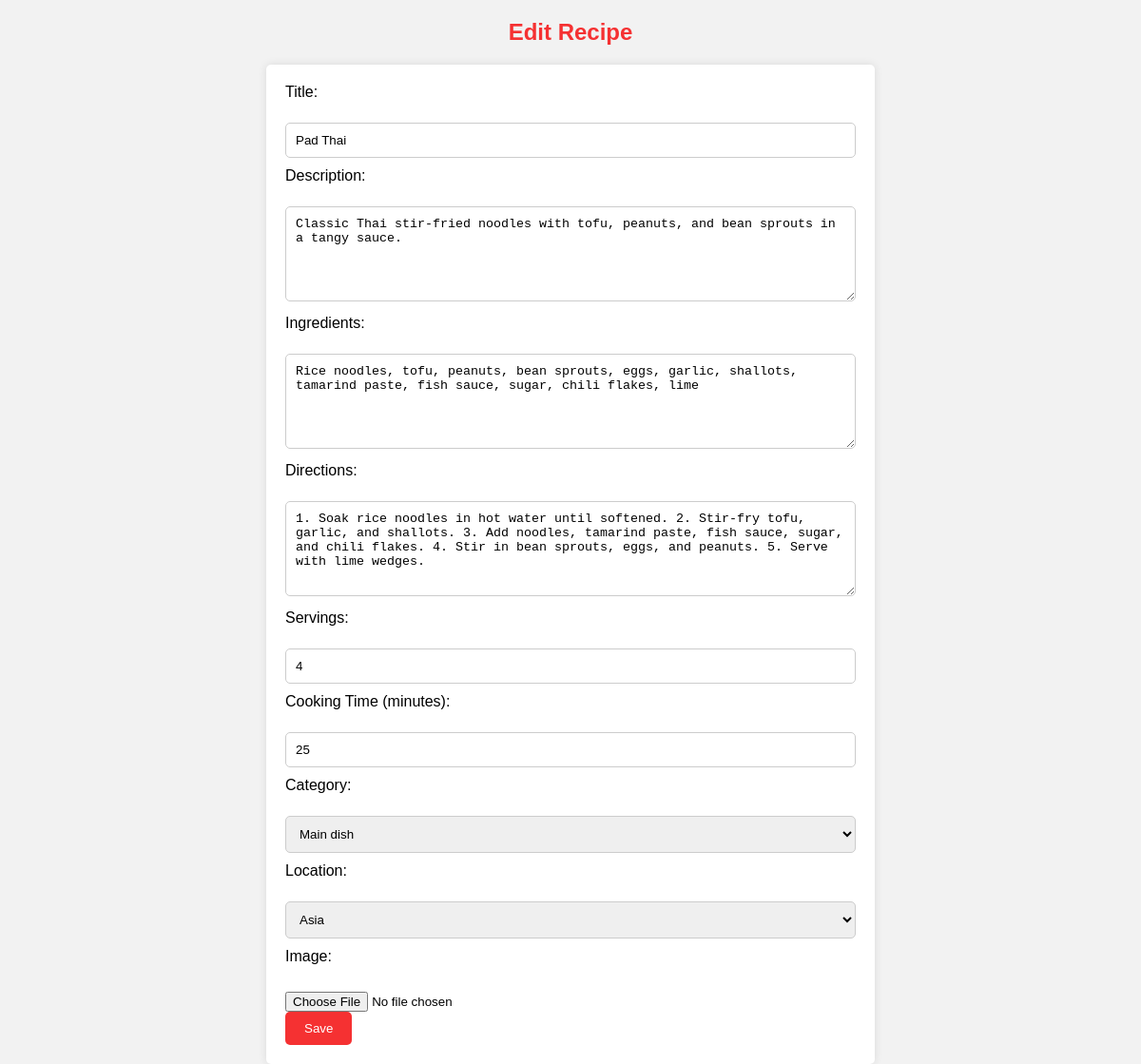
Screenshot of /edit_recipe.php?recipe_id=2 with the database file from the repository.
### tables this page shows
CREATE TABLE `recipes` (
  `recipe_id` int(11) NOT NULL,
  `user_id` int(11) DEFAULT NULL,
  `title` varchar(100) NOT NULL,
  `description` text,
  `ingredients` text,
  `directions` text,
  `servings` int(11) DEFAULT NULL,
  `cooking_time` int(11) DEFAULT NULL,
  `category` varchar(100) DEFAULT NULL,
  `location` varchar(100) DEFAULT NULL,
  `image_url` varchar(255) DEFAULT NULL
);

### edit_recipe.php (the view, shortened to what this page needs)
<?php
include 'database.php';
if ($_SERVER["REQUEST_METHOD"] == "POST") {
$recipe_id = $_POST['recipe_id'];
$title = $_POST['title'];
$description = $_POST['description'];
$ingredients = $_POST['ingredients'];
$directions = $_POST['directions'];
$servings = $_POST['servings'];
$cooking_time = $_POST['cooking_time'];
$category = $_POST['category'];
$location = $_POST['location'];
    if ($_FILES["image"]["size"] > 0) {
        $target_dir = "assets/images/";
        $target_file = $target_dir . basename($_FILES["image"]["name"]);
        $imageFileType = strtolower(pathinfo($target_file, PATHINFO_EXTENSION));
        $check = getimagesize($_FILES["image"]["tmp_name"]);
        if ($check === false) {
            echo "File is not an image.";
            exit();
        }
        if ($imageFileType != "jpg" && $imageFileType != "png" && $imageFileType != "jpeg" && $imageFileType != "gif") {
            echo "Sorry, only JPG, JPEG, PNG & GIF files are allowed.";
            exit();
        }
        if (!move_uploaded_file($_FILES["image"]["tmp_name"], $target_file)) {
            echo "Sorry, there was an error uploading your file.";
            exit();
        }
        $image_url = $target_file;
        $update_image_sql = "UPDATE recipes SET image_url = ? WHERE recipe_id = ?";
        $update_image_stmt = $mysqli->prepare($update_image_sql);
        $update_image_stmt->bind_param("si", $image_url, $recipe_id);
        if (!$update_image_stmt->execute()) {
            echo "Error updating image URL: " . $update_image_stmt->error;
            exit();
        }
    }
$update_recipe_sql = "UPDATE recipes
SET title = ?, description = ?, ingredients = ?, directions = ?, servings = ?, cooking_time = ?, category = ?, location = ?
WHERE recipe_id = ?";
$stmt = $mysqli->prepare($update_recipe_sql);
$stmt->bind_param("ssssiiisi", $title, $description, $ingredients, $directions, $servings, $cooking_time, $category, $location, $recipe_id);
if ($stmt->execute()) {
    $_SESSION['success_message'] = "Recipe updated successfully.";
    header("Location: manage_recipes.php");
    exit();
} else {
    $_SESSION['error_message'] = "Error updating recipe: " . $stmt->error;
    header("Location: manage_recipes.php");
    exit();
}
    $stmt->close();
    $mysqli->close();
} else {
    if (isset($_GET['recipe_id'])) {
        $recipe_id = $_GET['recipe_id'];
        $select_recipe_sql = "SELECT * FROM recipes WHERE recipe_id = ?";
        $select_recipe_stmt = $mysqli->prepare($select_recipe_sql);
        $select_recipe_stmt->bind_param("i", $recipe_id);
        $select_recipe_stmt->execute();
        $result = $select_recipe_stmt->get_result();
        $recipe = $result->fetch_assoc();
    } else {
        echo "Recipe ID not provided.";
        exit();
    }
}
?>
<!DOCTYPE html>
<html lang="en">
<head>
</head>
<body>
    <h2>Edit Recipe</h2>
    <form action="<?php echo htmlspecialchars($_SERVER["PHP_SELF"]); ?>" method="post" enctype="multipart/form-data">
        <label for="title">Title:</label><br>
        <input type="text" id="title" name="title" value="<?php echo $recipe['title']; ?>" required><br>
        <label for="description">Description:</label><br>
        <textarea id="description" name="description" rows="4" required><?php echo $recipe['description']; ?></textarea><br>
        <label for="ingredients">Ingredients:</label><br>
        <textarea id="ingredients" name="ingredients" rows="4" required><?php echo $recipe['ingredients']; ?></textarea><br>
        <label for="directions">Directions:</label><br>
        <textarea id="directions" name="directions" rows="4" required><?php echo $recipe['directions']; ?></textarea><br>
        <label for="servings">Servings:</label><br>
        <input type="number" id="servings" name="servings" value="<?php echo $recipe['servings']; ?>" required><br>
        <label for="cooking_time">Cooking Time (minutes):</label><br>
        <input type="number" id="cooking_time" name="cooking_time" value="<?php echo $recipe['cooking_time']; ?>" required><br>
        <label for="category">Category:</label><br>
        <select id="category" name="category" required>
            <option value="Main dish" <?php if ($recipe['category'] == 'Main dish') echo 'selected'; ?>>Main dish</option>
        </select><br>
        <label for="location">Location:</label><br>
        <select id="location" name="location" required>
            <option value="Asia" <?php if ($recipe['location'] == 'Asia') echo 'selected'; ?>>Asia</option>
        </select><br>
        <label for="image">Image:</label><br>
        <input type="file" id="image" name="image" accept="image/*"><br>
        <input type="submit" value="Save">
    </form>
</body>
</html>

### edit_recipe.php (style rules this page uses)
body { font-family: Arial, sans-serif; background-color: #f2f2f2; margin: 0; padding: 0; }
h2 { text-align: center; color: #f53132; margin-top: 20px; }
form { max-width: 600px; margin: 0 auto; padding: 20px; background-color: #fff; border-radius: 5px; box-shadow: 0 0 10px rgba(0, 0, 0, 0.1); }
label { display: block; margin-bottom: 5px; }
input[type="text"], input[type="number"], select, textarea { width: 100%; padding: 10px; margin-bottom: 10px; border: 1px solid #ccc; border-radius: 5px; box-sizing: border-box; }
textarea { height: 100px; resize: vertical; }
input[type="file"] { margin-top: 5px; }
input[type="submit"] { padding: 10px 20px; background-color: #f53132; border: none; border-radius: 5px; color: #fff; cursor: pointer; }

### rows the page displays
recipes: title "Pad Thai", description "Classic Thai stir-fried noodles with tofu, peanuts, and bean sprouts in a tangy sauce.", ingredients "Rice noodles, tofu, peanuts, bean sprouts, eggs, garlic, shallots, tamarind paste, fish sauce, sugar, chili flakes, lime", directions "1. Soak rice noodles in hot water until softened. 2. Stir-fry tofu, garlic, and shallots. 3. Add noodles, tamarind paste, fish sauce, sugar, and chili flakes. 4. Stir in bean sprouts, eggs, and peanuts. 5. Serve with lime wedges.", servings "4", cooking_time "25", category "Main dish", location "Asia"
